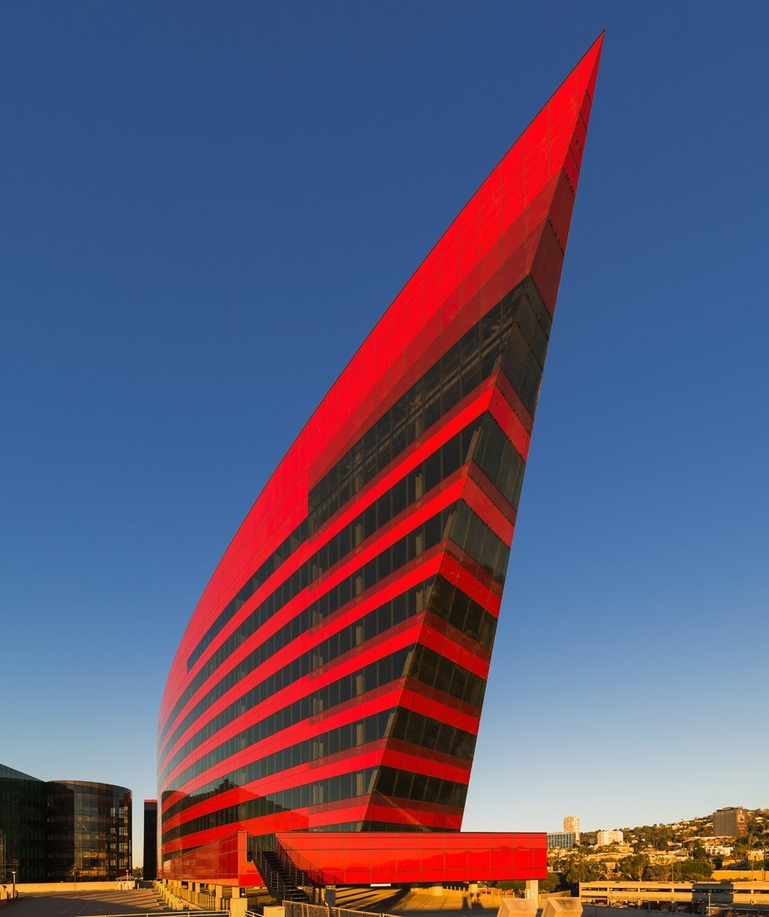
#> input picture CVbook/ch1/building.jpg, 769 x 917 px, shrunk from 923 x 1100 before the run
$ python ImDeriv.py
#> lines starting #> are read from the running program, lines starting #| are printed output that depends on the picture
# Image derivatives describe how the image intensity changes over the image
# the change is described with the x and y derivatives (Ix and Iy) for a 2D graylevel image.
# for color images, the derivatives are usually evaluated for each color channel
# Image Gradient is a vector = [Ix, Iy]'

# gradient magnitude = sqrt(Ix**2 + Iy**2)
# describes how strong the image intensity change is

# gradient angle = np.arctan2(Iy, Ix)
# direction of largest intesity change

# computing derivatives is usually done with discrete approximations with convolutions
# see sobel and prewitt filters in the scipy.ndimage.filters documentation

from PIL import Image
import numpy as np
from scipy.ndimage import filters
from matplotlib import pyplot as plt

im = np.array(Image.open('building.jpg').convert('L'))
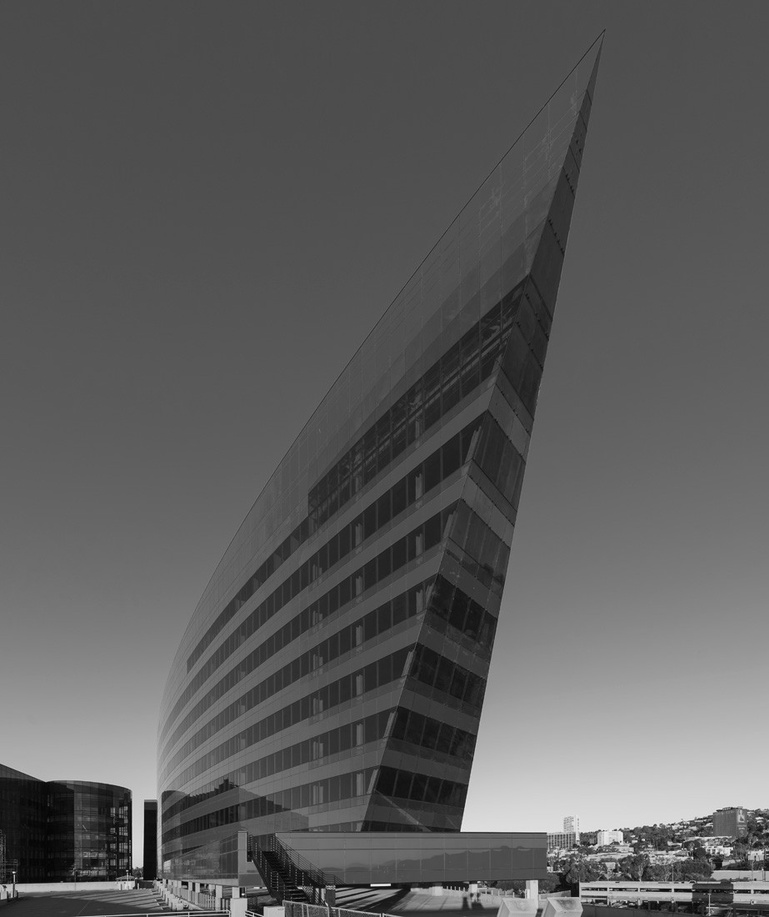
#> im: shape (917, 769); min 2, max 249, mean 92.7

imx = np.zeros(im.shape)

# sobel derivative filters
# filters.sobel(input image, (1 for x,0 for y derivative), output array)
filters.sobel(im,1,imx)

imy = np.zeros(im.shape)
filters.sobel(im,0,imy)
magnitude = np.sqrt(imx**2+imy**2)

# the drawback of this method is that the derivatives are taken on the scale determined by the image resolution
# gaussian derivative filters are more robust to image noise, and to any scale
# the x and y functions to be convoluted with the image are x and y derivatives of the gaussian kernel

imGx = np.zeros(im.shape)
filters.gaussian_filter(im, (5,5),(0,1), imGx)
# the thrid argument specifies to take the first derivative with respect to the x axis, and 0th derivative with respect to y

imGy = np.zeros(im.shape)
filters.gaussian_filter(im, (5,5),(1,0), imGy)
Gmag = np.sqrt(imGx**2+imGy**2)

plt.figure(1)
plt.subplot(141), plt.imshow(im,cmap='gray'), plt.title('Original Image')
plt.axis('off')
plt.subplot(142), plt.imshow(imx,cmap='gray'), plt.title('Sobel Ix')
plt.axis('off')
plt.subplot(143), plt.imshow(imy,cmap='gray'), plt.title('Sobel Iy')
plt.axis('off')
plt.subplot(144), plt.imshow(magnitude,cmap='gray'), plt.title('Magnitude')
plt.axis('off')

plt.figure(2)
plt.subplot(141), plt.imshow(im,cmap='gray'), plt.title('Original Image')
plt.axis('off')
plt.subplot(142), plt.imshow(imGx,cmap='gray'), plt.title('Gaussian Ix')
plt.axis('off')
plt.subplot(143), plt.imshow(imGy,cmap='gray'), plt.title('Gaussian Iy')
plt.axis('off')
plt.subplot(144), plt.imshow(Gmag,cmap='gray'), plt.title('Magnitude')
plt.axis('off')
plt.show()
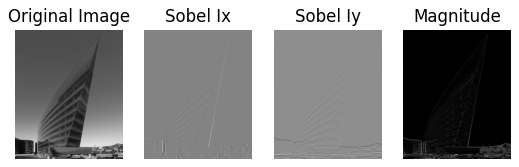
#> figure drawn by matplotlib, 4 panels
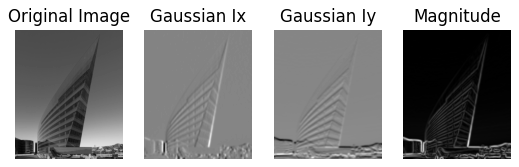
#> figure drawn by matplotlib, 4 panels
